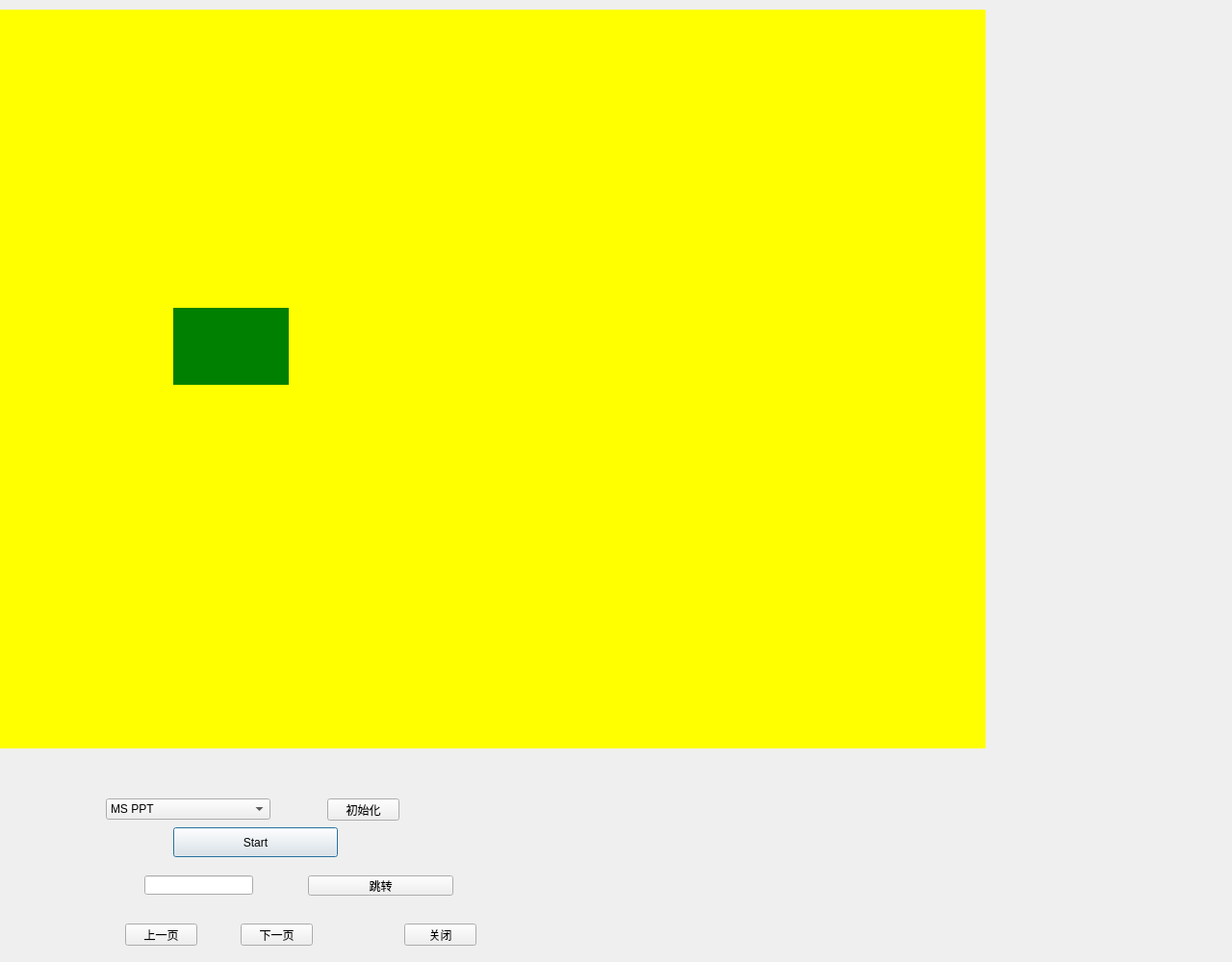
<?xml version="1.0" encoding="UTF-8"?>
<ui version="4.0">
 <class>pptvbsClass</class>
 <widget class="QDialog" name="pptvbsClass">
  <property name="geometry">
   <rect>
    <x>0</x>
    <y>0</y>
    <width>1280</width>
    <height>1000</height>
   </rect>
  </property>
  <property name="windowTitle">
   <string>pptvbs</string>
  </property>
  <widget class="QPushButton" name="btn_start">
   <property name="geometry">
    <rect>
     <x>180</x>
     <y>860</y>
     <width>171</width>
     <height>31</height>
    </rect>
   </property>
   <property name="text">
    <string>Start</string>
   </property>
  </widget>
  <widget class="QPushButton" name="btn_gotoslide">
   <property name="geometry">
    <rect>
     <x>320</x>
     <y>910</y>
     <width>151</width>
     <height>21</height>
    </rect>
   </property>
   <property name="text">
    <string>跳转</string>
   </property>
  </widget>
  <widget class="QWidget" name="widget" native="true">
   <property name="geometry">
    <rect>
     <x>0</x>
     <y>10</y>
     <width>1024</width>
     <height>768</height>
    </rect>
   </property>
   <property name="styleSheet">
    <string notr="true">background-color:yellow;</string>
   </property>
   <widget class="QWidget" name="widget_3" native="true">
    <property name="geometry">
     <rect>
      <x>180</x>
      <y>310</y>
      <width>120</width>
      <height>80</height>
     </rect>
    </property>
    <property name="styleSheet">
     <string notr="true">background-color:green
;</string>
    </property>
   </widget>
  </widget>
  <widget class="QWidget" name="widget_2" native="true">
   <property name="geometry">
    <rect>
     <x>890</x>
     <y>830</y>
     <width>91</width>
     <height>111</height>
    </rect>
   </property>
  </widget>
  <widget class="QPushButton" name="btn_close">
   <property name="geometry">
    <rect>
     <x>420</x>
     <y>960</y>
     <width>75</width>
     <height>23</height>
    </rect>
   </property>
   <property name="text">
    <string>关闭</string>
   </property>
  </widget>
  <widget class="QPushButton" name="btn_prev">
   <property name="geometry">
    <rect>
     <x>130</x>
     <y>960</y>
     <width>75</width>
     <height>23</height>
    </rect>
   </property>
   <property name="text">
    <string>上一页</string>
   </property>
  </widget>
  <widget class="QPushButton" name="btn_next">
   <property name="geometry">
    <rect>
     <x>250</x>
     <y>960</y>
     <width>75</width>
     <height>23</height>
    </rect>
   </property>
   <property name="text">
    <string>下一页</string>
   </property>
  </widget>
  <widget class="QComboBox" name="comboBox">
   <property name="geometry">
    <rect>
     <x>110</x>
     <y>830</y>
     <width>171</width>
     <height>22</height>
    </rect>
   </property>
   <item>
    <property name="text">
     <string>MS PPT</string>
    </property>
   </item>
   <item>
    <property name="text">
     <string>WPS PPT</string>
    </property>
   </item>
  </widget>
  <widget class="QPushButton" name="btn_init">
   <property name="geometry">
    <rect>
     <x>340</x>
     <y>830</y>
     <width>75</width>
     <height>23</height>
    </rect>
   </property>
   <property name="text">
    <string>初始化</string>
   </property>
  </widget>
  <widget class="QLineEdit" name="lineEdit">
   <property name="geometry">
    <rect>
     <x>150</x>
     <y>910</y>
     <width>113</width>
     <height>20</height>
    </rect>
   </property>
  </widget>
 </widget>
 <layoutdefault spacing="6" margin="11"/>
 <resources>
  <include location="pptvbs.qrc"/>
 </resources>
 <connections/>
</ui>
